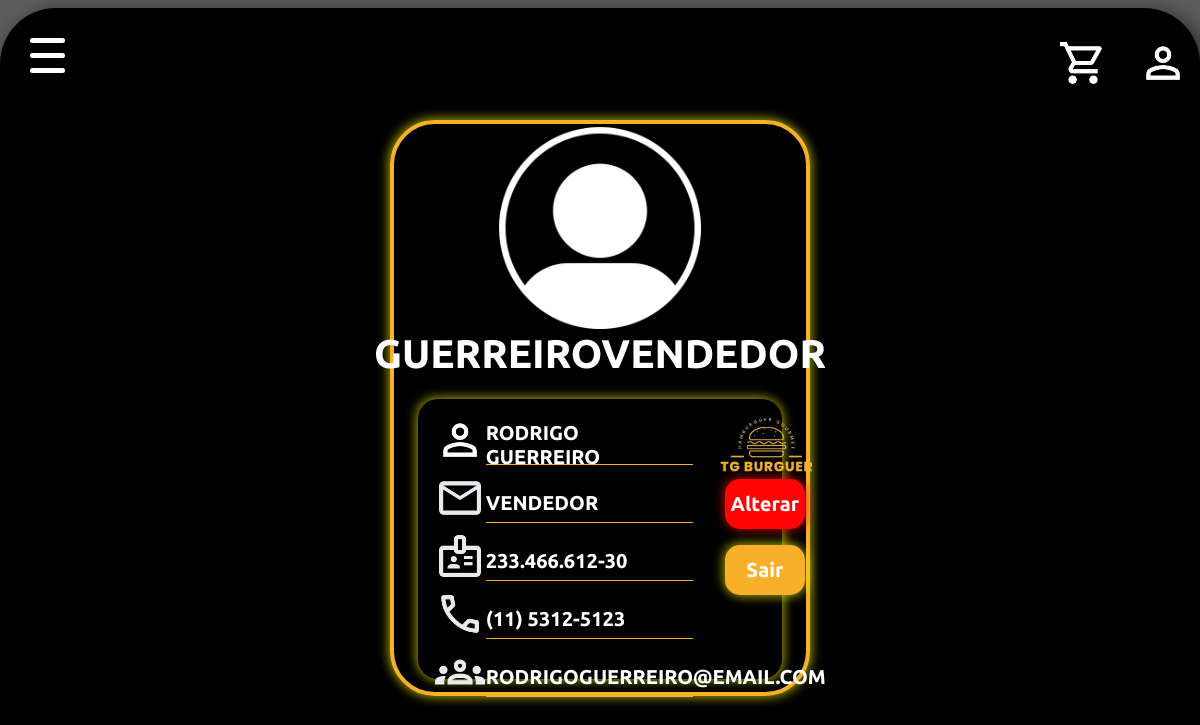
The app's page /PaginaInicial/phps/perfil.php (signed in) with its own data.
### tables this page shows
create table usuario(
codigo int not null primary key auto_increment,
nome varchar(80),
cpf varchar(15),
email varchar(80) ,
telefone varchar(15),
funcao varchar(140), 
usuario varchar(30), 
senha varchar(15)
);

### PaginaInicial/phps/perfil.php (the view, shortened to what this page needs)
<!DOCTYPE html>
<html lang="pt-BR">
<head>
    <link rel="stylesheet" href="../css/estilo.css">
</head>
<body>
    <div class="borda">
        <div class="">
            <div class="navbar">
                <nav class="menu">
                    <div class="menu_lines">
                        <span></span>
                        <span></span>
                        <span></span>
                    </div>
                </nav>
                <div class="perfillogo">
                    <div class="tamanhor"></div>
                    <div class="person"><a href="./carrinho.php"><img src="../imgs/carro.png" class="carimg"></a><a href="./perfil.php"><img src="../imgs/person.png" class="personimg"></a></div>
                </div>
            </div>
        </div>
        <?php
        if (isset($_SESSION['usuario'], $_SESSION['senha'], $_SESSION['logado'])) {
            $usuario = $_SESSION['usuario'];
            $senha = $_SESSION['senha'];
        ?>
            <div class="alinhamentoperfil">
                <?php
                $conexao = new PDO("mysql:host=127.0.0.1;dbname=fastfood", "root", "");
                $comandoSQL = $conexao->query("SELECT * FROM usuario where usuario = '$usuario' and senha = '$senha'");
                while ($linhaBD = $comandoSQL->fetch()) {
                ?>
                    <div class="bordaPerfil">
                        <div class="imgDoPerfil__Main">
                            <div class="imgDoPerfil">
                                <img src="../imgs/perfil.png" class="imgperfil" alt="">
                            </div>
                        </div>
                        <div class="nomeDoPerfil__Main">
                            <div class="nomePefil"><b><?php echo $linhaBD["usuario"] ?></b></div>
                        </div>
                        <div class="separacao">
                            <div class="dadosPessoais">
                                <div class="UsuarioPerfil__Main">
                                    <div class="UsuarioPerfil__Main-img">
                                        <img src="../imgs/person.png" class="imgUsuario" alt="">
                                    </div>
                                    <div class="UsuarioPerfil"><?php echo $linhaBD["nome"] ?></div>
                                </div>
                                <div class="UsuarioPerfil__Main espacamento">
                                    <div class="UsuarioPerfil__Main-img">
                                        <img src="../imgs/gmail2.png" class="imgUsuario" alt="">
                                    </div>
                                    <div class="UsuarioPerfil"><?php echo $linhaBD["funcao"] ?></div>
                                </div>
                                <div class="UsuarioPerfil__Main espacamento">
                                    <div class="UsuarioPerfil__Main-img">
                                        <img src="../imgs/cpf.png" class="imgUsuario" alt="">
                                    </div>
                                    <div class="UsuarioPerfil"><?php echo $linhaBD["cpf"] ?></div>
                                </div>
                                <div class="UsuarioPerfil__Main espacamento">
                                    <div class="UsuarioPerfil__Main-img">
                                        <img src="../imgs/telefone.png" class="imgUsuario" alt="">
                                    </div>
                                    <div class="UsuarioPerfil"><?php echo $linhaBD["telefone"] ?></div>
                                </div>
                                <div class="UsuarioPerfil__Main espacamento">
                                    <div class="UsuarioPerfil__Main-img">
                                        <img src="../imgs/cargo.png" class="imgUsuario" alt="">
                                    </div>
                                    <div class="UsuarioPerfil"><?php echo $linhaBD["email"] ?></div>
                                </div>
                            </div>
                            <div class="Botoes">
                                <div class="espaco">
                                    <img src="../imgs/logocortado.png" class="logoTG" alt="">
                                </div>
                                <div class="btns">
                                    <form action="PuxarAlteracao.php" method="post">
                                        <button name="button" class="editar" type="submit">Alterar</button>
                                    </form>
                                    <form action="" method="post">
                                        <button name="sair" class="btnsair" type="submit">Sair</button>
                                    </form>
                                </div>
                                <div class="logo">
                                </div>
                            </div>
                        </div>
                    </div>
                <?php
                }
                ?>
            </div>
        <?php
        }
        ?>
    </div>
</body>
</html>

### PaginaInicial/css/estilo.css (style rules this page uses)
* { padding: 0; margin: 0; box-sizing: border-box; list-style: none; }
body { width: 100%; height: 100vh; background-color: rgba(0, 0, 0, 0.637); justify-content: center; align-items: center; display: flex; min-height: 100vh; height: auto; }
.borda { border: 0.7vh rgb(34, 32, 32); width: 203vh; height: auto; min-height: 98vh; border-radius: 7vh; box-shadow: 0.7vh 0.7vh 2.5vh 0.3vh #0000008a; background-color: black; }
.menu .menu_lines { position: fixed; z-index: 999; width: 35px; height: 35px; }
.menu .menu_lines span { display: block; width: 35px; height: 5px; margin-bottom: 10px; background-color: rgb(255, 255, 255); border-radius: 3px; transition: all ease.2s; }
.menu { margin-left: 30px; margin-top: 30px; }
.perfillogo { height: 50px; display: flex; }
.tamanhor { width: 80%; height: 50px; }
.person { width: 19%; height: 50px; display: flex; gap: 30px; justify-content: end; }
.personimg { width: 50px; height: 50px; }
.carimg { width: 50px; height: 50px; }
.alinhamentoperfil { height: 80vh; display: flex; justify-content: center; align-items: center; }
.bordaPerfil { border: 4px #f8af29 solid; height: 72vh; width: 35%; border-radius: 45px; padding: 3vh; box-shadow: -2px -2px 11px #f8f80273, 2px 2px 11px #f8f80273; }
.imgDoPerfil__Main { height: 20vh; display: flex; justify-content: center; align-items: center; }
.imgDoPerfil { width: 50%; height: 20vh; display: flex; justify-content: center; align-items: center; }
.imgperfil { height: 250px; width: 250px; }
.nomeDoPerfil__Main { margin-top: 1vh; height: 75px; display: flex; justify-content: center; align-items: center; }
.nomePefil { font-size: 40px; font-weight: 700; font-family: "Ubuntu", sans-serif; color: #ffffff; text-transform: uppercase; }
.separacao { border: 4px 0 4px 0 #f8af29 solid; border-radius: 20px; margin-top: 1vh; height: 35vh; display: flex; box-shadow: -2px -2px 11px #f8f80273, 2px 2px 11px #f8f80273; }
.dadosPessoais { height: 33vh; width: 80%; padding: 2vh; }
.Botoes { height: 33vh; width: 15%; padding: 2vh 1vh 0 1vh; }
.UsuarioPerfil__Main { height: 50px; display: flex; }
.UsuarioPerfil__Main-img { width: 20%; display: flex; justify-content: center; align-items: center; }
.UsuarioPerfil { margin-top: 10px; width: 80%; font-size: 20px; font-weight: 700; font-family: "Ubuntu", sans-serif; color: #ffffff; text-transform: uppercase; display: flex; align-items: center; justify-content: last baseline; border-bottom: 1px #f8af29 solid; }
.imgUsuario { height: 50px; width: 50px; }
.espacamento { margin-top: 1vh; }
.espaco { height: 8vh; }
.btns { margin-left: 20%; height: 12vh; }
.logo { margin-top: 1vh; height: 5vh; }
.logoTG { width: 100px; height: 60px; }
.btnsair { margin-top: 2vh; background-color: #f8af29; width: 80px; height: 50px; font-size: 20px; font-weight: 700; font-family: "Ubuntu", sans-serif; color: #ffffff; border: 1px; box-shadow: -2px -2px 11px #f8f80273, 2px 2px 11px #f8f80273; border-radius: 15px; }
.editar { background-color: #ff0404; width: 80px; height: 50px; font-size: 20px; font-weight: 700; font-family: "Ubuntu", sans-serif; color: #ffffff; border: 1px; box-shadow: -2px -2px 11px #f81b0273, 2px 2px 11px #f8020273; border-radius: 15px; }

### records on screen
usuario: usuario "GUERREIROVENDEDOR", nome "RODRIGO GUERREIRO", funcao "VENDEDOR", cpf "233.466.612-30", telefone "(11) 5312-5123", email "RODRIGOGUERREIRO@EMAIL.COM"
